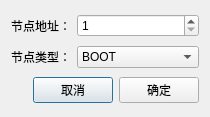
<?xml version="1.0" encoding="UTF-8"?>
<ui version="4.0">
 <class>DialogAddNode</class>
 <widget class="QDialog" name="DialogAddNode">
  <property name="geometry">
   <rect>
    <x>0</x>
    <y>0</y>
    <width>210</width>
    <height>117</height>
   </rect>
  </property>
  <property name="windowTitle">
   <string>节点地址</string>
  </property>
  <layout class="QGridLayout" name="gridLayout">
   <item row="0" column="0">
    <layout class="QHBoxLayout" name="horizontalLayout">
     <item>
      <widget class="QLabel" name="label">
       <property name="text">
        <string>节点地址：</string>
       </property>
      </widget>
     </item>
     <item>
      <widget class="QSpinBox" name="spinBoxNodeAddr">
       <property name="sizePolicy">
        <sizepolicy hsizetype="Expanding" vsizetype="Fixed">
         <horstretch>0</horstretch>
         <verstretch>0</verstretch>
        </sizepolicy>
       </property>
       <property name="minimum">
        <number>1</number>
       </property>
       <property name="maximum">
        <number>33554432</number>
       </property>
       <property name="displayIntegerBase">
        <number>16</number>
       </property>
      </widget>
     </item>
    </layout>
   </item>
   <item row="1" column="0">
    <layout class="QHBoxLayout" name="horizontalLayout_3">
     <item>
      <widget class="QLabel" name="label_2">
       <property name="text">
        <string>节点类型：</string>
       </property>
      </widget>
     </item>
     <item>
      <widget class="QComboBox" name="comboBoxNodeType">
       <property name="sizePolicy">
        <sizepolicy hsizetype="Expanding" vsizetype="Fixed">
         <horstretch>0</horstretch>
         <verstretch>0</verstretch>
        </sizepolicy>
       </property>
       <item>
        <property name="text">
         <string>BOOT</string>
        </property>
       </item>
       <item>
        <property name="text">
         <string>APP</string>
        </property>
       </item>
      </widget>
     </item>
    </layout>
   </item>
   <item row="2" column="0">
    <layout class="QHBoxLayout" name="horizontalLayout_2">
     <item>
      <spacer name="horizontalSpacer">
       <property name="orientation">
        <enum>Qt::Horizontal</enum>
       </property>
       <property name="sizeHint" stdset="0">
        <size>
         <width>40</width>
         <height>20</height>
        </size>
       </property>
      </spacer>
     </item>
     <item>
      <widget class="QPushButton" name="pushButtonCancel">
       <property name="text">
        <string>取消</string>
       </property>
      </widget>
     </item>
     <item>
      <widget class="QPushButton" name="pushButtonOK">
       <property name="text">
        <string>确定</string>
       </property>
      </widget>
     </item>
    </layout>
   </item>
  </layout>
 </widget>
 <resources/>
 <connections/>
</ui>
